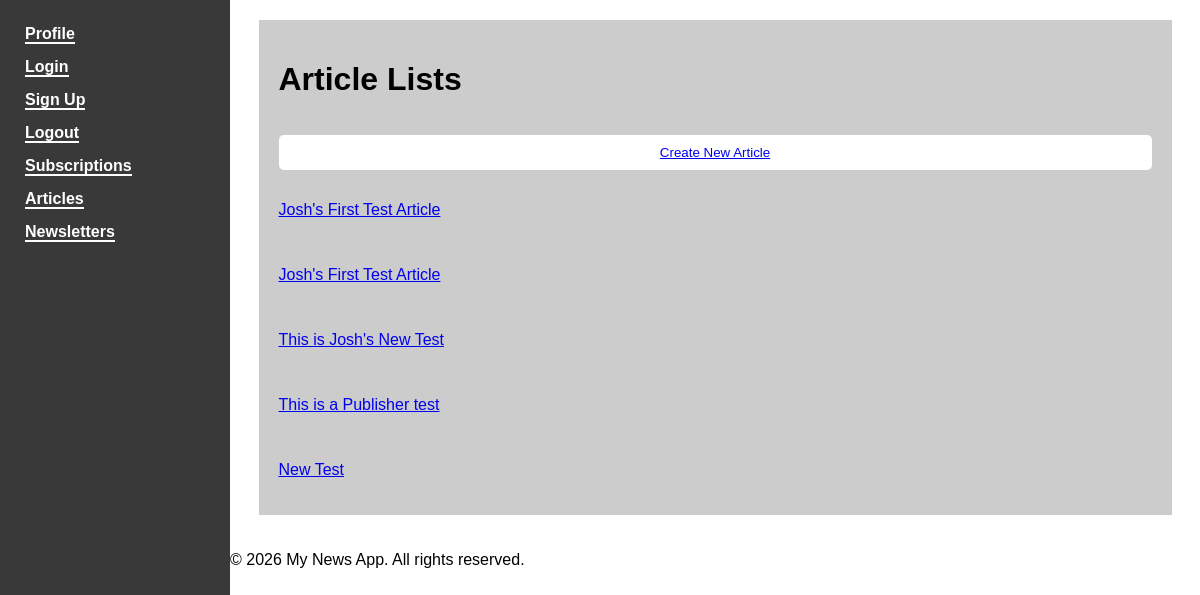
The app's page /articles/ (signed in) with its own data.
### NewsApp/models.py (models this page shows, shortened)
class Article(models.Model):
    title = models.CharField(max_length=100)
    author = models.ForeignKey(
        'CustomUser',
        on_delete=models.CASCADE,
        related_name='articles'
    )
    publisher = models.ForeignKey(
        'Publisher',
        on_delete=models.CASCADE,
        related_name='articles',
        blank=True,
        null=True
    )
    approved = models.BooleanField(default=False)
    published_at = models.DateTimeField()
    content = models.TextField()
    id = models.AutoField(primary_key=True)
    class Meta:
        permissions = [
            ("can_view_article", "Can view article"),
            ("can_create_article", "Can create article"),
            ("can_update_article", "Can update article"),
            ("can_delete_article", "Can delete article"),
        ]

### NewsApp/views.py (the view)
# urls.py: path('articles/', views.ArticleListView.as_view(), name='article-list'),
class ArticleListView(LoginRequiredMixin, UserPassesTestMixin, ListView):
    model = Article
    template_name = 'articles/article_list.html'
    context_object_name = 'articles'
    def test_func(self):
        return can_view_content(self.request.user)
    def get_queryset(self):
        queryset = Article.objects.all()
        if self.request.user.role == 'Reader':
            queryset = queryset.filter(approved=True)
        elif self.request.user.role == 'Journalist':
            queryset = queryset.filter(
                models.Q(approved=True) | models.Q(author=self.request.user)
            )
        return queryset

### NewsApp/views.py (called while the page is built)
def can_view_content(user):
    return user.is_authenticated and user.role in ['Reader', 'Editor', 'Journalist']

### NewsApp/templates/articles/article_list.html (shortened to what this page needs)
{% extends 'base.html' %}
{% block content %}
<h1>Article Lists</h1>
{% if user.is_authenticated and user.role == 'Journalist' %}
    <button><a href="{% url 'article_write' %}">Create New Article</a></button>
{% endif %}
{% for article in articles %}
    <p><a href="{% url 'article-detail' article.pk %}">{{ article.title }}</a></p>
{% endfor %}
{% endblock %}

### NewsApp/static/css/styles.css (style rules this page uses)
body { font-family: Arial, sans-serif; margin: 0; background-color: #ffffff; display: flex; }
button { background-color: #ffffff; color: rgb(0, 0, 0); border: none; padding: 10px 15px; border-radius: 5px; cursor: pointer; }

### records on screen
Article: title "Josh's First Test Article"
Article: title "Josh's First Test Article"
Article: title "This is Josh's New Test"
Article: title "This is a Publisher test"
Article: title "New Test"
